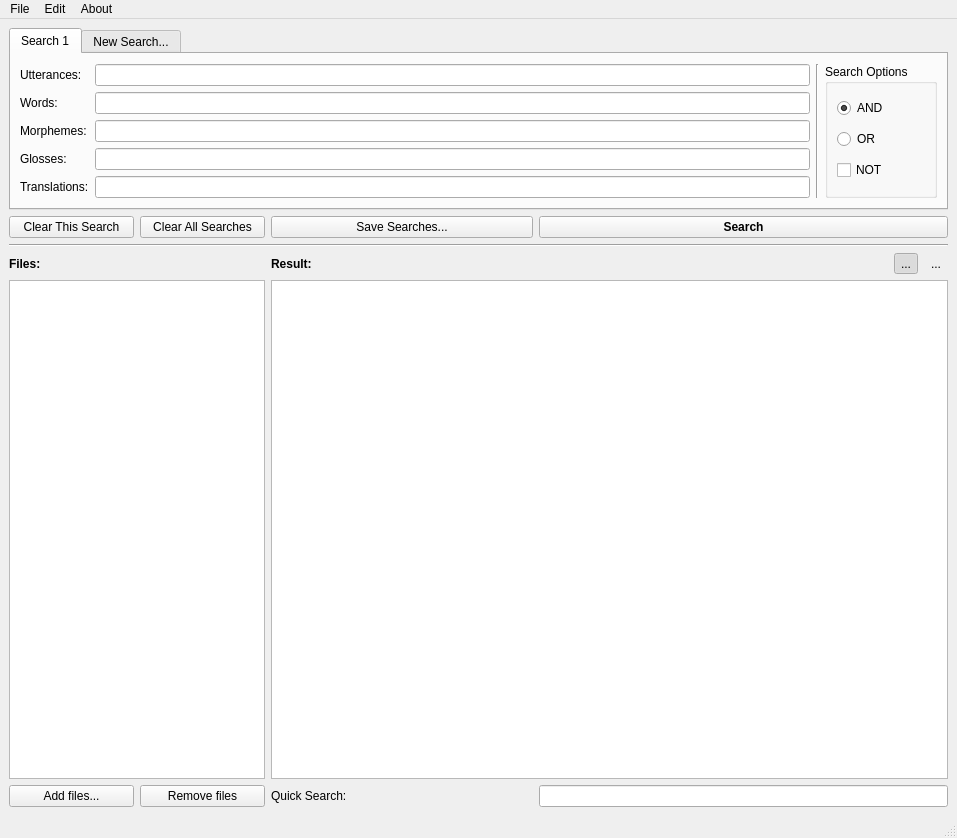
<?xml version="1.0" encoding="UTF-8"?>
<ui version="4.0">
 <class>MainWindow</class>
 <widget class="QMainWindow" name="MainWindow">
  <property name="geometry">
   <rect>
    <x>0</x>
    <y>0</y>
    <width>957</width>
    <height>838</height>
   </rect>
  </property>
  <property name="windowTitle">
   <string>PoioAnalyzer</string>
  </property>
  <widget class="QWidget" name="centralWidget">
   <layout class="QHBoxLayout" name="horizontalLayout">
    <item>
     <layout class="QGridLayout" name="gridLayout">
      <item row="12" column="1" colspan="2">
       <widget class="QLabel" name="label_7">
        <property name="sizePolicy">
         <sizepolicy hsizetype="Minimum" vsizetype="Preferred">
          <horstretch>0</horstretch>
          <verstretch>0</verstretch>
         </sizepolicy>
        </property>
        <property name="sizeIncrement">
         <size>
          <width>1</width>
          <height>0</height>
         </size>
        </property>
        <property name="font">
         <font>
          <weight>75</weight>
          <bold>true</bold>
         </font>
        </property>
        <property name="text">
         <string>Files:</string>
        </property>
       </widget>
      </item>
      <item row="11" column="1" colspan="6">
       <widget class="Line" name="line">
        <property name="orientation">
         <enum>Qt::Horizontal</enum>
        </property>
       </widget>
      </item>
      <item row="14" column="1">
       <widget class="QPushButton" name="buttonAddFiles">
        <property name="sizePolicy">
         <sizepolicy hsizetype="MinimumExpanding" vsizetype="Fixed">
          <horstretch>0</horstretch>
          <verstretch>0</verstretch>
         </sizepolicy>
        </property>
        <property name="text">
         <string>Add files...</string>
        </property>
       </widget>
      </item>
      <item row="14" column="2">
       <widget class="QPushButton" name="buttonRemoveFiles">
        <property name="sizePolicy">
         <sizepolicy hsizetype="MinimumExpanding" vsizetype="Fixed">
          <horstretch>0</horstretch>
          <verstretch>0</verstretch>
         </sizepolicy>
        </property>
        <property name="text">
         <string>Remove files</string>
        </property>
       </widget>
      </item>
      <item row="13" column="1" colspan="2">
       <widget class="QListView" name="listFiles">
        <property name="sizePolicy">
         <sizepolicy hsizetype="Fixed" vsizetype="Expanding">
          <horstretch>0</horstretch>
          <verstretch>0</verstretch>
         </sizepolicy>
        </property>
        <property name="sizeIncrement">
         <size>
          <width>1</width>
          <height>0</height>
         </size>
        </property>
        <property name="selectionMode">
         <enum>QAbstractItemView::ExtendedSelection</enum>
        </property>
       </widget>
      </item>
      <item row="14" column="4" colspan="3">
       <widget class="QLineEdit" name="lineeditQuickSearch">
        <property name="sizePolicy">
         <sizepolicy hsizetype="Expanding" vsizetype="Fixed">
          <horstretch>4</horstretch>
          <verstretch>0</verstretch>
         </sizepolicy>
        </property>
       </widget>
      </item>
      <item row="3" column="2">
       <widget class="QPushButton" name="pushButton">
        <property name="sizePolicy">
         <sizepolicy hsizetype="MinimumExpanding" vsizetype="Fixed">
          <horstretch>0</horstretch>
          <verstretch>0</verstretch>
         </sizepolicy>
        </property>
        <property name="text">
         <string>Clear All Searches</string>
        </property>
       </widget>
      </item>
      <item row="3" column="4" colspan="3">
       <widget class="QPushButton" name="buttonSearch">
        <property name="sizePolicy">
         <sizepolicy hsizetype="Minimum" vsizetype="Fixed">
          <horstretch>4</horstretch>
          <verstretch>0</verstretch>
         </sizepolicy>
        </property>
        <property name="font">
         <font>
          <weight>75</weight>
          <bold>true</bold>
         </font>
        </property>
        <property name="text">
         <string>Search</string>
        </property>
       </widget>
      </item>
      <item row="3" column="3">
       <widget class="QPushButton" name="buttonSaveSearch">
        <property name="sizePolicy">
         <sizepolicy hsizetype="Minimum" vsizetype="Fixed">
          <horstretch>1</horstretch>
          <verstretch>0</verstretch>
         </sizepolicy>
        </property>
        <property name="text">
         <string>Save Searches...</string>
        </property>
       </widget>
      </item>
      <item row="13" column="3" colspan="4">
       <widget class="PoioIlTextEdit" name="texteditInterlinear">
        <property name="sizePolicy">
         <sizepolicy hsizetype="Expanding" vsizetype="Expanding">
          <horstretch>3</horstretch>
          <verstretch>0</verstretch>
         </sizepolicy>
        </property>
        <property name="sizeIncrement">
         <size>
          <width>2</width>
          <height>0</height>
         </size>
        </property>
        <property name="frameShadow">
         <enum>QFrame::Sunken</enum>
        </property>
       </widget>
      </item>
      <item row="12" column="3">
       <widget class="QLabel" name="label_8">
        <property name="sizeIncrement">
         <size>
          <width>2</width>
          <height>0</height>
         </size>
        </property>
        <property name="font">
         <font>
          <weight>75</weight>
          <bold>true</bold>
         </font>
        </property>
        <property name="text">
         <string>Result:</string>
        </property>
       </widget>
      </item>
      <item row="14" column="3">
       <widget class="QLabel" name="label_9">
        <property name="sizePolicy">
         <sizepolicy hsizetype="Minimum" vsizetype="Preferred">
          <horstretch>1</horstretch>
          <verstretch>0</verstretch>
         </sizepolicy>
        </property>
        <property name="layoutDirection">
         <enum>Qt::RightToLeft</enum>
        </property>
        <property name="text">
         <string>Quick Search:</string>
        </property>
       </widget>
      </item>
      <item row="2" column="1" colspan="6">
       <widget class="QTabWidget" name="tabWidget">
        <property name="sizePolicy">
         <sizepolicy hsizetype="Expanding" vsizetype="Minimum">
          <horstretch>0</horstretch>
          <verstretch>0</verstretch>
         </sizepolicy>
        </property>
        <property name="locale">
         <locale language="English" country="UnitedStates"/>
        </property>
        <property name="currentIndex">
         <number>0</number>
        </property>
        <widget class="QWidget" name="tab">
         <attribute name="title">
          <string>Search 1</string>
         </attribute>
         <layout class="QVBoxLayout" name="verticalLayout">
          <item>
           <layout class="QGridLayout" name="gridLayout_2">
            <item row="0" column="0">
             <widget class="QLabel" name="label_2">
              <property name="sizePolicy">
               <sizepolicy hsizetype="Minimum" vsizetype="Preferred">
                <horstretch>0</horstretch>
                <verstretch>0</verstretch>
               </sizepolicy>
              </property>
              <property name="sizeIncrement">
               <size>
                <width>1</width>
                <height>0</height>
               </size>
              </property>
              <property name="layoutDirection">
               <enum>Qt::LeftToRight</enum>
              </property>
              <property name="text">
               <string>Utterances:</string>
              </property>
              <property name="alignment">
               <set>Qt::AlignLeading|Qt::AlignLeft|Qt::AlignVCenter</set>
              </property>
             </widget>
            </item>
            <item row="0" column="1">
             <widget class="QLineEdit" name="lineeditSearchUtterances">
              <property name="sizeIncrement">
               <size>
                <width>2</width>
                <height>0</height>
               </size>
              </property>
             </widget>
            </item>
            <item row="1" column="0">
             <widget class="QLabel" name="label_3">
              <property name="sizePolicy">
               <sizepolicy hsizetype="Minimum" vsizetype="Preferred">
                <horstretch>0</horstretch>
                <verstretch>0</verstretch>
               </sizepolicy>
              </property>
              <property name="sizeIncrement">
               <size>
                <width>1</width>
                <height>0</height>
               </size>
              </property>
              <property name="text">
               <string>Words:</string>
              </property>
              <property name="alignment">
               <set>Qt::AlignLeading|Qt::AlignLeft|Qt::AlignVCenter</set>
              </property>
             </widget>
            </item>
            <item row="1" column="1">
             <widget class="QLineEdit" name="lineeditSearchWords">
              <property name="sizeIncrement">
               <size>
                <width>2</width>
                <height>0</height>
               </size>
              </property>
             </widget>
            </item>
            <item row="2" column="0">
             <widget class="QLabel" name="label_4">
              <property name="sizePolicy">
               <sizepolicy hsizetype="Minimum" vsizetype="Preferred">
                <horstretch>0</horstretch>
                <verstretch>0</verstretch>
               </sizepolicy>
              </property>
              <property name="sizeIncrement">
               <size>
                <width>1</width>
                <height>0</height>
               </size>
              </property>
              <property name="text">
               <string>Morphemes:</string>
              </property>
              <property name="alignment">
               <set>Qt::AlignLeading|Qt::AlignLeft|Qt::AlignVCenter</set>
              </property>
             </widget>
            </item>
            <item row="2" column="1">
             <widget class="QLineEdit" name="lineeditSearchMorphemes">
              <property name="sizeIncrement">
               <size>
                <width>2</width>
                <height>0</height>
               </size>
              </property>
             </widget>
            </item>
            <item row="3" column="0">
             <widget class="QLabel" name="label_5">
              <property name="sizePolicy">
               <sizepolicy hsizetype="Minimum" vsizetype="Preferred">
                <horstretch>0</horstretch>
                <verstretch>0</verstretch>
               </sizepolicy>
              </property>
              <property name="sizeIncrement">
               <size>
                <width>1</width>
                <height>0</height>
               </size>
              </property>
              <property name="text">
               <string>Glosses:</string>
              </property>
              <property name="alignment">
               <set>Qt::AlignLeading|Qt::AlignLeft|Qt::AlignVCenter</set>
              </property>
             </widget>
            </item>
            <item row="3" column="1">
             <widget class="QLineEdit" name="lineeditSearchGlosses">
              <property name="sizeIncrement">
               <size>
                <width>2</width>
                <height>0</height>
               </size>
              </property>
             </widget>
            </item>
            <item row="4" column="0">
             <widget class="QLabel" name="label_6">
              <property name="sizePolicy">
               <sizepolicy hsizetype="Minimum" vsizetype="Preferred">
                <horstretch>0</horstretch>
                <verstretch>0</verstretch>
               </sizepolicy>
              </property>
              <property name="sizeIncrement">
               <size>
                <width>1</width>
                <height>0</height>
               </size>
              </property>
              <property name="text">
               <string>Translations:</string>
              </property>
              <property name="alignment">
               <set>Qt::AlignLeading|Qt::AlignLeft|Qt::AlignVCenter</set>
              </property>
             </widget>
            </item>
            <item row="4" column="1">
             <widget class="QLineEdit" name="lineeditSearchTranslations">
              <property name="sizeIncrement">
               <size>
                <width>2</width>
                <height>0</height>
               </size>
              </property>
             </widget>
            </item>
            <item row="0" column="3" rowspan="5">
             <widget class="QGroupBox" name="groupBox">
              <property name="title">
               <string>Search Options</string>
              </property>
              <layout class="QVBoxLayout" name="verticalLayout_4">
               <item>
                <widget class="QRadioButton" name="radioButton">
                 <property name="text">
                  <string>AND</string>
                 </property>
                 <property name="checked">
                  <bool>true</bool>
                 </property>
                </widget>
               </item>
               <item>
                <widget class="QRadioButton" name="radioButton_2">
                 <property name="text">
                  <string>OR</string>
                 </property>
                </widget>
               </item>
               <item>
                <widget class="QCheckBox" name="checkBox">
                 <property name="text">
                  <string>NOT</string>
                 </property>
                </widget>
               </item>
              </layout>
             </widget>
            </item>
            <item row="0" column="2" rowspan="5">
             <widget class="Line" name="line_2">
              <property name="orientation">
               <enum>Qt::Vertical</enum>
              </property>
             </widget>
            </item>
           </layout>
          </item>
         </layout>
        </widget>
        <widget class="QWidget" name="tab_2">
         <attribute name="title">
          <string>New Search...</string>
         </attribute>
        </widget>
       </widget>
      </item>
      <item row="12" column="6">
       <widget class="QToolButton" name="buttonAlignCenter">
        <property name="text">
         <string>...</string>
        </property>
        <property name="icon">
         <iconset resource="poioanalyzer.qrc">
          <normaloff>:/images/pixmaps/aligncenter.png</normaloff>:/images/pixmaps/aligncenter.png</iconset>
        </property>
        <property name="iconSize">
         <size>
          <width>24</width>
          <height>24</height>
         </size>
        </property>
        <property name="checkable">
         <bool>true</bool>
        </property>
        <property name="autoRaise">
         <bool>true</bool>
        </property>
       </widget>
      </item>
      <item row="12" column="5">
       <widget class="QToolButton" name="buttonAlignLeft">
        <property name="locale">
         <locale language="English" country="UnitedStates"/>
        </property>
        <property name="text">
         <string>...</string>
        </property>
        <property name="icon">
         <iconset resource="poioanalyzer.qrc">
          <normaloff>:/images/pixmaps/alignleft.png</normaloff>:/images/pixmaps/alignleft.png</iconset>
        </property>
        <property name="iconSize">
         <size>
          <width>24</width>
          <height>24</height>
         </size>
        </property>
        <property name="checkable">
         <bool>true</bool>
        </property>
        <property name="checked">
         <bool>true</bool>
        </property>
        <property name="autoRaise">
         <bool>true</bool>
        </property>
       </widget>
      </item>
      <item row="3" column="1">
       <widget class="QPushButton" name="pushButton_2">
        <property name="sizePolicy">
         <sizepolicy hsizetype="MinimumExpanding" vsizetype="Fixed">
          <horstretch>0</horstretch>
          <verstretch>0</verstretch>
         </sizepolicy>
        </property>
        <property name="text">
         <string>Clear This Search</string>
        </property>
       </widget>
      </item>
     </layout>
    </item>
   </layout>
  </widget>
  <widget class="QStatusBar" name="statusBar"/>
  <widget class="QMenuBar" name="menuBar">
   <property name="geometry">
    <rect>
     <x>0</x>
     <y>0</y>
     <width>957</width>
     <height>23</height>
    </rect>
   </property>
   <widget class="QMenu" name="menuFiel">
    <property name="title">
     <string>File</string>
    </property>
    <addaction name="actionNewProject"/>
    <addaction name="actionSaveProject"/>
    <addaction name="actionSaveProjectAs"/>
    <addaction name="separator"/>
    <addaction name="actionQuit"/>
   </widget>
   <widget class="QMenu" name="menuEdit">
    <property name="title">
     <string>Edit</string>
    </property>
    <addaction name="actionAddFiles"/>
    <addaction name="actionRemoveFiles"/>
    <addaction name="separator"/>
    <addaction name="actionEditWordClasses"/>
    <addaction name="separator"/>
    <addaction name="actionSearches"/>
    <addaction name="actionQuickSearch"/>
   </widget>
   <widget class="QMenu" name="menuAbout">
    <property name="title">
     <string>About</string>
    </property>
    <addaction name="actionAboutPoioAnalyzer"/>
   </widget>
   <addaction name="menuFiel"/>
   <addaction name="menuEdit"/>
   <addaction name="menuAbout"/>
  </widget>
  <action name="actionQuit">
   <property name="text">
    <string>Quit</string>
   </property>
  </action>
  <action name="actionAddFiles">
   <property name="text">
    <string>Add Files...</string>
   </property>
  </action>
  <action name="actionRemoveFiles">
   <property name="text">
    <string>Remove Files</string>
   </property>
  </action>
  <action name="actionNewProject">
   <property name="text">
    <string>New Project</string>
   </property>
  </action>
  <action name="actionSaveProject">
   <property name="text">
    <string>Save Project</string>
   </property>
  </action>
  <action name="actionSaveProjectAs">
   <property name="text">
    <string>Save Project As...</string>
   </property>
  </action>
  <action name="actionEditWordClasses">
   <property name="text">
    <string>Edit Word Classes...</string>
   </property>
  </action>
  <action name="actionSearches">
   <property name="text">
    <string>Searches...</string>
   </property>
  </action>
  <action name="actionAboutPoioAnalyzer">
   <property name="text">
    <string>About PoioAnalyzer...</string>
   </property>
  </action>
  <action name="actionQuickSearch">
   <property name="text">
    <string>Quick Search</string>
   </property>
   <property name="shortcut">
    <string>Ctrl+F</string>
   </property>
  </action>
 </widget>
 <customwidgets>
  <customwidget>
   <class>PoioIlTextEdit</class>
   <extends>QTextEdit</extends>
   <header>PoioIlTextEdit.h</header>
  </customwidget>
 </customwidgets>
 <resources>
  <include location="poioanalyzer.qrc"/>
 </resources>
 <connections/>
</ui>
